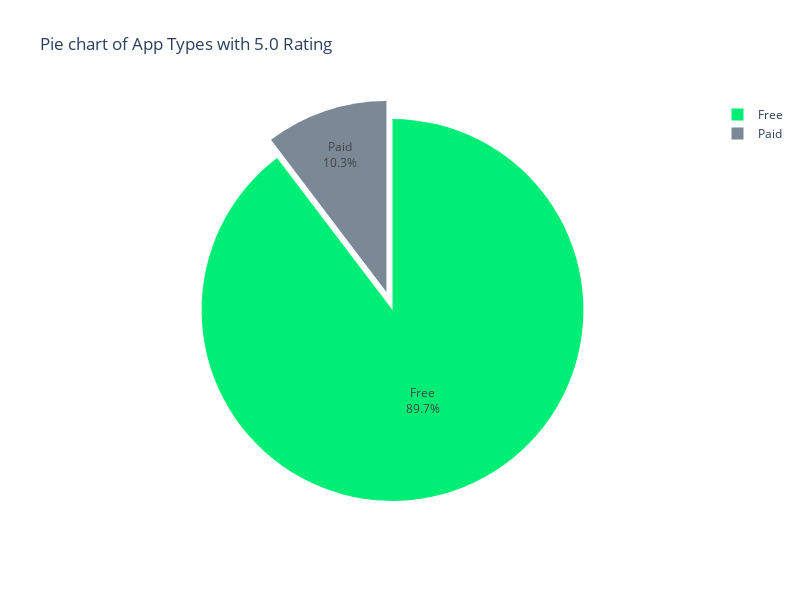

Here is the notebook cell this chart was saved with:
### Code cell
fig = px.pie(values=df_rating_5_type.iloc[:, 1],
             names=df_rating_5_type.iloc[:, 0],
             title='Pie chart of App Types with 5.0 Rating',
             color_discrete_sequence=["#00EE76","#7B8895"],
             width=800, height=600)

fig.update_traces(textposition='inside', textinfo='percent+label', pull=[0, 0.1])
fig.show()

### Figure 1 — Plotly figure (JSON) as saved in the notebook; plotly's stock layout.template omitted (floating-point values rounded to 4 significant figures)
{"data": [{"domain": {"x": [0, 1], "y": [0, 1]}, "hovertemplate": "label=%{label}<br>value=%{value}<extra></extra>", "labels": ["Free", "Paid"], "legendgroup": "", "name": "", "pull": [0, 0.1], "showlegend": true, "textinfo": "percent+label", "textposition": "inside", "type": "pie", "values": [243, 28]}], "layout": {"height": 600, "legend": {"tracegroupgap": 0}, "piecolorway": ["#00EE76", "#7B8895"], "title": {"text": "Pie chart of App Types with 5.0 Rating"}, "width": 800}}
